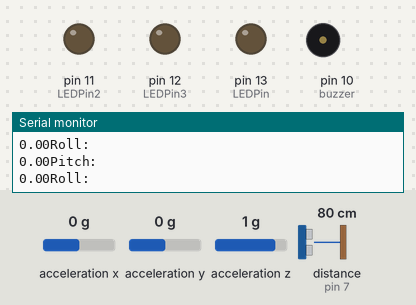
The sketch below on a simulated Arduino Uno, built with avr-gcc and run on an emulated ATmega328P. Parts: output pins drawn as LEDs (lit = HIGH), buzzer (waves = sounding, pin HIGH), the last lines printed to the serial monitor. Wiring (inferred from the names in the program): ultrasonic range finder: trigger pin 8; echo pin 7; ADXL345 accelerometer at I2C address 0x53. The test bench sets the inputs (shaded band); at power-on: acceleration x 0 g, acceleration y 0 g, acceleration z 1 g, distance to the obstacle (sensor on pin 7) 80 cm. The echo pulse lasts 58.3 µs per cm; pins used as bus, display or sensor lines are not drawn.

Above: at 1.2 s.
1.3 s: acceleration x set to -0.4 g
4.3 s: acceleration x set to -0.7 g
At 4.7 s:
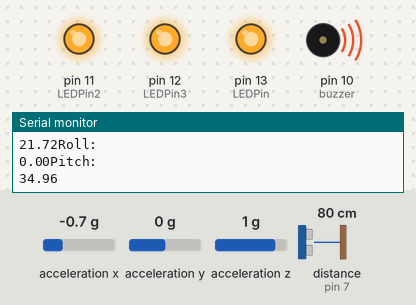
7.3 s: acceleration y set to 0.5 g
10.3 s: acceleration y set to 0.8 g
At 11.6 s:
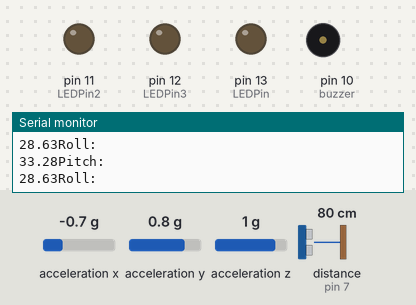
11.9 s: acceleration x set to -1.4 g
At 12.3 s:
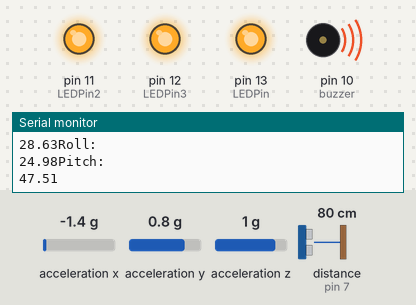
14.9 s: acceleration x set to -0.9 g
17.9 s: acceleration x set to -0.6 g
At 18.3 s:
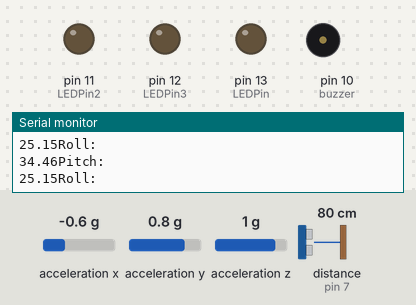
Timing chart, 0 to 20.9 s (numbered marks = the images above; inputs shaded):
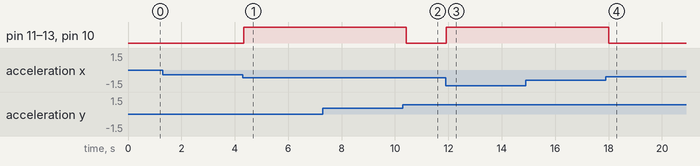

Measured:
- the behaviour switches between -0.5 and -0.6 g on acceleration x (found by bisection; images 0 and 1)
- the behaviour switches between 0.6 and 0.7 g on acceleration y (found by bisection; images 1 and 2)
- the behaviour switches between -0.8 and -0.7 g on acceleration x (found by bisection; images 3 and 4)
- after the input at 4.3 s, pin 11 (LEDPin2), pin 12 (LEDPin3), pin 13 (LEDPin), pin 10 (buzzer): LOW → HIGH at once
- after the input at 10.3 s, pin 11 (LEDPin2), pin 12 (LEDPin3), pin 13 (LEDPin), pin 10 (buzzer): HIGH → LOW after 0.12 s
- after the input at 11.9 s, pin 11 (LEDPin2), pin 12 (LEDPin3), pin 13 (LEDPin), pin 10 (buzzer): LOW → HIGH at once
- after the input at 17.9 s, pin 11 (LEDPin2), pin 12 (LEDPin3), pin 13 (LEDPin), pin 10 (buzzer): HIGH → LOW after 0.11 s

The sketch:

sketch.ino
```cpp
#include <Wire.h>
#include<IRremote.h>
#include <LiquidCrystal_I2C.h>

int ADXL345 = 0x53;

float X_out, Y_out, Z_out;
#define echoPin 7 // Echo Pin
#define trigPin 8 // Trigger Pin
#define LEDPin 13 // Onboard LED
int LEDPin1 = 13;
int LEDPin2 = 11;
int LEDPin3 = 12;
int maximumRange = 200; // Maximum range needed
int minimumRange = 0; // Minimum range needed
int buzzer = 10;
long duration, distance;
void setup() {

 Serial.begin(9600);
   Wire.begin();

  Wire.beginTransmission(ADXL345);
  Wire.write(0x2D);
  Wire.write(8);
  Wire.endTransmission();
  delay(10);

  //Off-set Cali
  //x
  Wire.beginTransmission(ADXL345);
  Wire.write(0x1E);
  Wire.write(1);
  Wire.endTransmission();
  delay(10);

  //y
  Wire.beginTransmission(ADXL345);
  Wire.write(0x1F);
  Wire.write(-2);
  Wire.endTransmission();
  delay(10);

  Wire.beginTransmission(ADXL345);
  Wire.write(0x20);
  Wire.write(-7);
  Wire.endTransmission();
  delay(10);


 pinMode(trigPin, OUTPUT);
 pinMode(echoPin, INPUT);
 pinMode(buzzer,OUTPUT);// set digital IO pin pattern, OUTPUT to be output
 pinMode(LEDPin, OUTPUT);
 pinMode(LEDPin2, OUTPUT);// define pin with LED connected as output.
 pinMode(LEDPin3, OUTPUT);// define pin with LED connected as output.
 pinMode(LEDPin1, OUTPUT);// define pin with LED connected as output.
}
void loop() {

 digitalWrite(trigPin, LOW);
 delayMicroseconds(2);
 digitalWrite(trigPin, HIGH);
 delayMicroseconds(10);
 digitalWrite(trigPin, LOW);
 duration = pulseIn(echoPin, HIGH);


   // put your main code here, to run repeatedly:
  Wire.beginTransmission(ADXL345);
  Wire.write(0x32);
  Wire.endTransmission(false);
  Wire.requestFrom(ADXL345, 6, true);
  X_out = (Wire.read() | Wire.read() << 8);
  X_out = X_out/256;
  Y_out = (Wire.read() | Wire.read() << 8);
  Y_out = Y_out/256;
  Z_out = (Wire.read() | Wire.read() << 8);
  Z_out = Z_out/256;

  float roll = atan(Y_out / sqrt(pow(X_out, 2) + pow(Z_out, 2))) * 180 / PI;
  float pitch = atan(-1 * X_out / sqrt(pow(Y_out, 2) + pow(Z_out, 2))) * 180 / PI;
  Serial.println("Roll: ");
  Serial.print(roll);
  Serial.println("Pitch: ");
  Serial.print(pitch);


 //Calculate the distance (in cm) based on the speed of sound.
digitalWrite(buzzer, LOW);
if (pitch > 30) {
  digitalWrite(LEDPin1, HIGH);
  digitalWrite(LEDPin2, HIGH);
  digitalWrite(LEDPin3, HIGH);
  digitalWrite(buzzer, HIGH);
  delay(500);


}
  digitalWrite(buzzer, LOW);
  digitalWrite(LEDPin1, LOW);
  digitalWrite(LEDPin2, LOW);
  digitalWrite(LEDPin3, LOW);


}
//////////////////////////////////////////////////////////////////
```
